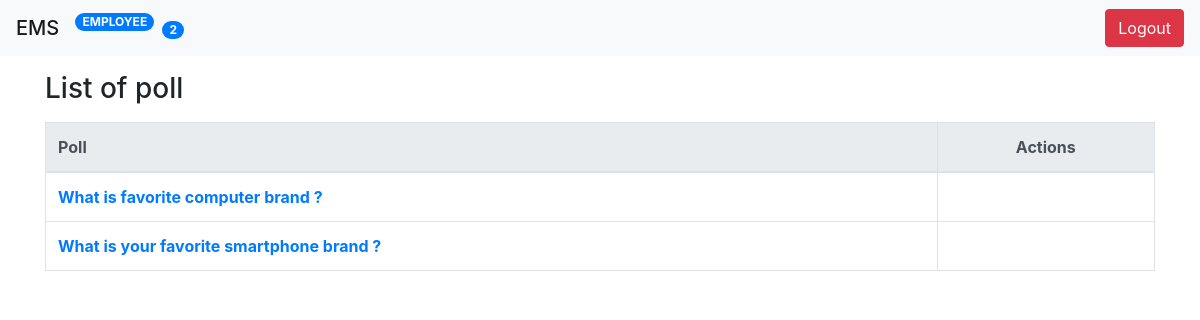
Screenshot of /poll/ with the database file from the repository.
### poll/models.py (models this page shows, shortened)
class Question(models.Model):
    title = models.TextField(null=True,blank=True)
    status = models.CharField(default='inactive',max_length=10)
    created_by = models.ForeignKey(User , null=True, blank=True , on_delete=models.CASCADE)
    start_date = models.DateTimeField(null=True , blank=True)
    end_date = models.DateTimeField(null=True , blank=True)
    created_at = models.DateTimeField(auto_now_add=True)
    updated_at = models.DateTimeField(auto_now=True)

### poll/views.py (the view)
# urls.py: path('' , index , name="home" ),
def index(request):
    obj_list = Question.objects.all()
    context = {}
    context['title'] = 'poll'
    context['questions'] = obj_list
    return render(request,"poll/index.html" , context)

### poll/context_processor.py (called while the page is built)
def polls_count(request):
    count = Question.objects.count()
    print("count",count)
    return { "count" : count }

### templates/poll/index.html (shortened to what this page needs)
{% extends 'base.html' %}
{% block content %}
    <p>
        <h3>List of {{title}}</h3>
    </p>
    <div class="table-responsive-sm">
        {% if questions %}
            <table class="table table-bordered">
                <thead class="thead-light">
                    <tr>
                        <th>Poll</th>
                        <th class="text-center">Actions</th>
                    </tr>
                </thead>
                <tbody>
                {% for question in questions %}
                    <tr>
                        <th scope="row">
                          <a href="/poll/details/{{ question.id }}">  {{question.title}} </a>
                        <td class="text-center">
                        </td>
                    </tr>
                {% endfor %}
                </tbody>
                </table>
        {% else %}
            <p>There is no question available.</p>
        {% endif %}
    </div>
{% endblock content %}

### rows the page displays
Question: title "What is favorite computer brand ?"
Question: title "What is your favorite smartphone brand ?"

### other values shown
{{ 'employee' | upper }} "EMPLOYEE"
{{ count }} "2"
{{ title }} "poll"
